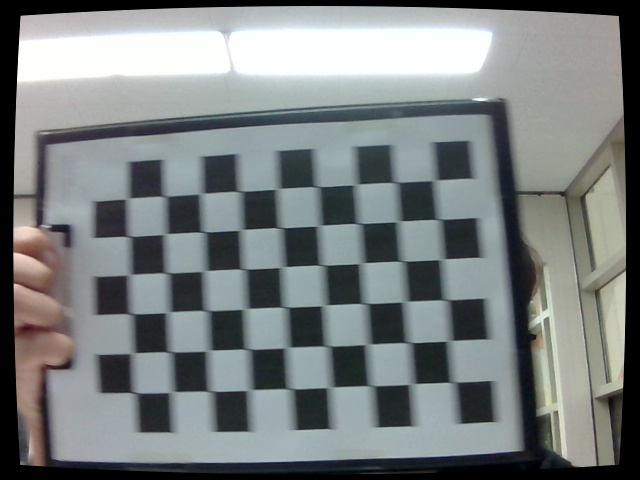
#> input picture Week_2/실습자료/calib_images/calib_20260429_113659_011864.jpg, 640 x 480 px
$ jupyter execute --allow-errors 05.01.OpenCV-Calibration.ipynb
#> lines starting #> are read from the running program, lines starting #| are printed output that depends on the picture; after the words box and inside, x2 and y2 are one past the last pixel; in counts of white or black regions, pixels touching at a corner belong together
# 핀홀 카메라 모델과 Camera Calibration 실습

> **강의자료**: `강의자료/05.01.OpenCV-Calibration.md`

| Part | 주제 |
|------|------|
| Part 1 | 핀홀 카메라 모델 |
| Part 2 | 카메라 캘리브레이션 실전 |
| Part 3 | 퀴즈 & 복습 문제 |

이 실습에서는 핀홀 카메라 수학 모델을 직접 구현하고,
OpenCV를 사용해 체커보드 기반 카메라 캘리브레이션 전체 파이프라인을 실습합니다.

[cell 1]
import numpy as np
import cv2              # pip install opencv-python
import yaml             # pip install pyyaml
import os
import glob
import matplotlib.pyplot as plt

[cell 2]
F_MM       = 4.0     # 렌즈 초점 거리 (mm)
DX         = 0.004   # 픽셀 가로 크기 (mm/pixel)
DY         = 0.004   # 픽셀 세로 크기 (mm/pixel)
IMG_WIDTH  = 640     # 이미지 가로 해상도 (pixel)
IMG_HEIGHT = 480     # 이미지 세로 해상도 (pixel)

---
## Part 1: 핀홀 카메라 모델

### 1.1 3D 세계를 2D 이미지로 바꾸는 원리

- **"빛은 직선으로 나아간다"는 단순한 원리로 3D → 2D 변환**
    - **바늘구멍 사진기 (Pinhole Camera)**: 아주 캄캄한 상자 앞면에 바늘구멍 하나를 뚫음
      물체에서 반사된 빛이 구멍을 통과하여 상자 뒷면(센서)에 맺힘
    - **투영 (Projection)**: 3D 공간의 한 점이 구멍을 통과해 2D 평면의 한 점으로 내려앉는 과정
    - **로봇의 거리 추정**: 로봇은 이 원리를 **거꾸로** 이용
      2D 이미지의 한 점 → 실제 3D 공간의 어떤 선상에서 온 것인지 분석
      2D로 변환되는 순간 **'깊이' 정보가 사라짐** → 수학적 모델로 재계산 필요

### 1.2 Aperture (조리개) — 핀홀의 구멍 크기

- **Aperture : 카메라 렌즈에서 빛이 통과하는 구멍의 크기**

| Aperture 크기 | 빛의 양 | 이미지 선명도 |
|---|---|---|
| 크다 (2mm) | 많음  | 흐릿 |
| 작다 (0.35mm) | 적음  | 선명 |

- **핀홀 카메라 모델의 가정**
    - Aperture = **수학적으로 크기가 0인 점**
    - 모든 빛이 딱 한 점을 통과 → 깔끔한 투영 수식 성립
    - 현실에서는 너무 작으면 **빛 부족 → 어두운 이미지** 문제 발생

### 1.3 렌즈 (Lens) — Aperture 딜레마의 해결책

- **핀홀의 딜레마**
  ```
  구멍 크게 → 빛 많음  but  흐릿
  구멍 작게 → 선명     but  어두움
  ```
- **렌즈의 해결책**: 한 점에서 나온 **여러 줄기 빛**을 모아 film의 **한 점으로 수렴**
  ```
  빨간 점 → 여러 빛줄기 → 렌즈 → film의 한 점
  파란 점 → 여러 빛줄기 → 렌즈 → film의 다른 점
  ```
- **새로운 문제**: 렌즈의 굴절 특성 때문에 → **왜곡(Distortion)** 발생
  → 이를 수학적으로 보정하는 것이 **캘리브레이션**

### 1.4 핵심 개념 — 초점 거리 (Focal Length)

- **초점 거리 $f$ : 카메라의 '확대율'을 결정하는 핵심 값**
    - 카메라의 광학 중심(구멍)과 이미지 평면(센서) 사이의 거리
    - 초점 거리가 **길면** → 물체가 크게 보임 (망원)
    - 초점 거리가 **짧으면** → 넓은 범위를 담음 (광각)

- **렌즈 공식**: $\dfrac{1}{f} = \dfrac{1}{z'} - \dfrac{1}{z}$

- **왜 하나의 $f$가 $f_x, f_y$ 두 개가 되는가?** 픽셀이 정사각형이 아닐 수 있기 때문
  $$f_x = \frac{f}{d_x}, \quad f_y = \frac{f}{d_y}$$

| 기호 | 단위 | 의미 |
|---|---|---|
| $f$ | mm | 광학 중심 → 센서 물리적 거리 |
| $d_x, d_y$ | mm/pixel | 픽셀 하나의 실제 크기 |
| $f_x, f_y$ | pixel | 투영 수식의 스케일 인자 |

[cell 3]
# 초점 거리: 물리적 단위(mm) → 픽셀 단위 변환
fx = F_MM / DX
fy = F_MM / DY

print(f"물리적 초점 거리 f = {F_MM} mm")
print(f"픽셀 크기 dx={DX} mm/px,  dy={DY} mm/px")
print(f"픽셀 단위 초점 거리  fx = {fx:.1f} px,  fy = {fy:.1f} px")
print(f"  → 'fx = {fx:.0f}' 은 초점 거리가 픽셀 {fx:.0f}개 길이에 해당한다는 의미")

### 1.5 핵심 개념 — 주점 (Principal Point)

- **주점 $(c_x, c_y)$ : 카메라 렌즈 중심이 이미지와 만나는 기준점**
    - 카메라 렌즈의 중심(광축)이 이미지 센서와 수직으로 만나는 지점의 픽셀 좌표
    - 이상적인 카메라라면 **이미지의 정중앙**이어야 함
    - 실제 제조 과정의 오차로 **조금씩 치우쳐** 있음
    - 이 값이 틀리면 → 로봇이 물체 위치를 잘못 파악

### 1.6 핵심 개념 — 내부 파라미터 행렬 (Camera Matrix K)

**카메라 행렬 $K$ : 카메라의 고유한 '명함'**

초점 거리 $(f_x, f_y)$ 와 주점 $(c_x, c_y)$ 정보를 하나로 묶은 **3×3 행렬**

$$K = \begin{bmatrix} f_x & 0 & c_x \\ 0 & f_y & c_y \\ 0 & 0 & 1 \end{bmatrix}$$

[cell 4]
# 카메라 행렬 K 직접 구성 (예: 640×480 해상도 카메라)
cx = IMG_WIDTH  / 2  # 주점 x (이상적 중앙)
cy = IMG_HEIGHT / 2  # 주점 y (이상적 중앙)

K = np.array([
    [fx,  0,  cx],
    [ 0, fy,  cy],
    [ 0,  0,   1]
], dtype=np.float64)

print("카메라 행렬 K:")
print(K)
print(f"\nfx={K[0,0]}, fy={K[1,1]}, cx={K[0,2]}, cy={K[1,2]}")

[cell 5]
# 카메라 행렬 K로 3D 점 → 2D 픽셀 좌표 투영 (닮음 삼각형 원리)
# 3D 카메라 좌표 (X, Y, Z): Z는 카메라에서 물체까지의 깊이
X, Y, Z = 0.3, 0.1, 2.0    # 단위: m

# 투영 공식: u = fx * X/Z + cx,  v = fy * Y/Z + cy
u = fx * (X / Z) + cx
v = fy * (Y / Z) + cy

print(f"3D 카메라 좌표: ({X}, {Y}, {Z}) m")
print(f"투영된 픽셀 좌표: u={u:.1f}, v={v:.1f}")
print()

[cell 6]
k = np.array([X/Z, Y/Z, 1])
k

[cell 7]
u = K @ k
u

[cell 8]
# 역방향: 픽셀 → 정규화 이미지 좌표 (K^-1 적용, 깊이 Z 필요)
x_norm = (u - cx) / fx    # 정규화 x
y_norm = (v - cy) / fy    # 정규화 y
X_back = x_norm * Z
Y_back = y_norm * Z
print(f"역투영 (Z={Z}m 알고 있을 때): X={X_back}, Y={Y_back}")

[cell 9]
np.linalg.inv(K) @ u

### 1.7 실제 카메라 vs 수학 모델

- **현실** : 렌즈 카메라 (밝고 선명)
- **수학 모델** : 핀홀 모델 (수식이 단순하고 깔끔)
- **캘리브레이션이 다리 역할**
  ```
  실제 렌즈 카메라
      ↓
  캘리브레이션으로 왜곡 계수(k1, k2, p1, p2, k3) 측정
      ↓
  왜곡 보정 (Rectification)
      ↓
  핀홀 모델 수식 적용
  ```
- 왜곡을 제거하고 나면 → 렌즈 카메라도 **핀홀 카메라처럼 동작**

### 1.8 렌즈 왜곡의 종류

**방사 왜곡 (Radial Distortion)**
- 렌즈 모양 때문에 이미지 **가장자리로 갈수록 직선이 곡선**으로 변하는 현상
- **배럴 왜곡 (Barrel Distortion)**: 이미지가 **볼록하게 튀어나와** 보임 → 광각 렌즈
- **핀쿠션 왜곡 (Pincushion Distortion)**: 이미지가 **오목하게 들어가** 보임 → 망원 렌즈

**접선 왜곡 (Tangential Distortion)**
- 카메라 제조 시 렌즈와 이미지 센서가 **완벽하게 수평을 이루지 못해** 발생
- 이미지가 비스듬하게 기울어져 보이는 현상
- **해결책**: 카메라 캘리브레이션으로 왜곡 계수 측정 후 **직선화(Rectification)**

### 1.9 좌표계의 종류와 변환 흐름

**픽셀 하나를 보고 실제 위치를 알기까지 4단계 좌표 변환**

| 단계 | 좌표계 | 기준 |
|------|--------|------|
| ① | 3D 월드 좌표계 (World Frame) | 방의 구석 등 환경 기준점 |
| ② | 3D 카메라 좌표계 (Camera Frame) | 카메라 렌즈 중심 |
| ③ | 2D 이미지 좌표계 (Image Plane) | 렌즈를 통해 투영된 가상 2D 평면 |
| ④ | 픽셀 좌표계 (Pixel Frame) | 코드에서 다루는 $(u, v)$ 좌표 |

**로봇의 역방향 계산 흐름:**
$$\text{픽셀 좌표} \xrightarrow{K^{-1}} \text{이미지 좌표} \xrightarrow{\text{깊이}} \text{카메라 좌표} \xrightarrow{[R|t]^{-1}} \text{월드 좌표}$$

**닮음 삼각형 원리 (깊이 추정):**
$$\frac{X_{real}}{Z} = \frac{x_{pixel} \times d_x}{f}$$

**혼란 포인트 정리**
- **혼란 1**: 물리적으로 센서에 상이 거꾸로 맺히지만, 수학 모델에서는 이미지 평면을 렌즈 앞에 놓고 똑바로 선 이미지 사용
- **혼란 2**: $K$의 초점 거리는 **픽셀 단위** ($f_x, f_y$) → 미터 단위로 바꾸려면 비례식 필요
- **혼란 3**: 로봇 본체(X=앞, Z=위) vs 카메라 광학 프레임(Z=앞, X=오른쪽, Y=아래) — 축이 90도 다름

[cell 10]
# 깊이 추정 예시: 알려진 크기의 물체로 거리 계산
X_real_mm = 100.0   # 물체의 실제 가로 크기 (mm), 예: 10cm 마커
x_pixel   = 50.0    # 이미지에서 물체가 차지하는 픽셀 수

# 닮음 삼각형: X_real / Z = (x_pixel * dx) / f  (단위 mm로 통일 → 결과도 mm)
Z_estimated_mm = X_real_mm * F_MM / (x_pixel * DX)
print(f"물체 실제 크기: {X_real_mm:.0f} mm")
print(f"이미지 픽셀 크기: {x_pixel:.0f} px")
print(f"추정된 거리(깊이): Z ≈ {Z_estimated_mm:.1f} mm  ({Z_estimated_mm/1000:.3f} m)")

---
## Part 2: 카메라 캘리브레이션 실전

### 2.1 캘리브레이션이 필요한 이유

**보정되지 않은 카메라는 직선을 곡선으로 인식하거나 물체 위치를 잘못 파악**

- **캘리브레이션 전**: 직선이 휘어짐, 2D → 3D 정확한 변환 불가
- **캘리브레이션 후**: 왜곡 계수로 이미지 **직선화(Rectification)** 가능,
  픽셀 좌표 ↔ 실제 3D 공간 사이의 **정확한 수학적 관계** 정의

### 2.2 체커보드 패턴 사용 이유

- 명암 대비가 명확 → **내부 교차점(Corners)** 을 서브픽셀 단위로 정밀 감지 가능
- 규칙적인 격자 구조 → 실제 3D 좌표를 쉽게 정의 가능
- **주의**: 칸 수가 아닌 **내부 교차점의 개수**!
- $8 \times 6$ 칸 체커보드 → 내부 교차점은 $7 \times 5$개

### 2.3 올바른 체커보드 촬영 방법

- **장수**: 최소 **10~20장** 권장 (복잡한 왜곡 렌즈는 최대 40장)
- **각도**: 체커보드를 **다양한 축 방향**으로 기울여 촬영 (±15°~45° 범위 권장, 다양한 각도가 초점 거리 계산에 필수)
- **거리**: 카메라와 체커보드 사이의 **거리를 변화**시키며 촬영
- **주의사항**: 체커보드는 **평평하고 단단한 판**에 부착, **줌 수준 일정 유지**,
  이미지 **전체 영역**(특히 가장자리)을 골고루 커버

### 2.4 OpenCV 캘리브레이션 코드 흐름

**OpenCV 캘리브레이션 3단계**

1. **`findChessboardCorners()`**: 이미지에서 체커보드 내부 교차점들의 픽셀 좌표 탐색
2. **`cornerSubPix()`**: 감지된 코너 좌표를 **서브픽셀 단위로 정밀화** → 정확도 향상
3. **`calibrateCamera()`**: 2D 이미지 포인트 + 미리 정의된 3D 객체 포인트를 비교하여
   시스템 방정식을 풀어 **카메라 파라미터 계산**

[cell 11]
# 체커보드 설정 (10x7 칸 → 내부 교차점 9x6개)
CHECKERBOARD = (9, 6)       # (가로 교차점 수, 세로 교차점 수)
SQUARE_SIZE  = 0.025        # 체커보드 한 칸의 실제 크기 (m), 예: 2.5cm

# 3D 객체 포인트 준비: (0,0,0), (1,0,0), ..., (8,5,0) 형태로 정의 (Z=0 평면)
objp = np.zeros((CHECKERBOARD[0] * CHECKERBOARD[1], 3), np.float32)
objp[:, :2] = np.mgrid[0:CHECKERBOARD[0], 0:CHECKERBOARD[1]].T.reshape(-1, 2)
objp *= SQUARE_SIZE     # 픽셀 단위가 아닌 실제 크기(m) 적용

print(f"체커보드 설정: {CHECKERBOARD[0]}×{CHECKERBOARD[1]} 내부 교차점")
print(f"총 코너 수: {len(objp)}개")
print(f"첫 번째 코너 3D 좌표: {objp[0]}")
print(f"마지막 코너 3D 좌표: {objp[-1]}")

[cell 12]
# 캘리브레이션 전체 파이프라인
# (실제 이미지 파일이 있어야 실행 가능 — 이미지 경로를 수정하세요)

def run_calibration(image_dir: str, pattern=(9, 6), square_size=0.025):
    """체커보드 이미지들로 카메라 캘리브레이션 수행"""
#> called with image_dir = './calib_images/', pattern = (9, 6), square_size = 0.025
    objp = np.zeros((pattern[0] * pattern[1], 3), np.float32)
    objp[:, :2] = np.mgrid[0:pattern[0], 0:pattern[1]].T.reshape(-1, 2)
    objp *= square_size

    objpoints = []   # 3D 실세계 포인트 목록
    imgpoints = []   # 2D 이미지 포인트 목록
    image_size = None

    # cornerSubPix 종료 기준: 정확도(EPS) 또는 최대 반복 횟수(30회) 중 먼저 만족되면 중단
    images = glob.glob(os.path.join(image_dir, '*.jpg')) + \
             glob.glob(os.path.join(image_dir, '*.png'))

    image_paths = []  # 코너 검출 성공한 이미지 경로 목록

    print(f"이미지 {len(images)}장 로드")
    for fname in images:
        img  = cv2.imread(fname)
#> img is the input picture: shape (480, 640, 3); mean B, G, R 127.6, 127.3, 121.9
        gray = cv2.cvtColor(img, cv2.COLOR_BGR2GRAY)
        image_size = gray.shape[::-1]   # (width, height)
#> image_size = (640, 480)

        # ① 체커보드 코너 탐색
        ret, corners = cv2.findChessboardCorners(gray, pattern, None)
#> ret = True; corners = 54 rows, first 8: [453, 382], [411.4, 384], [370.5, 385.5], [330.1, 387], [290, 388.5], [249.5, 390], [210.5, 391], [172, 392]
        if not ret:
            print(f"  코너 미검출: {os.path.basename(fname)}")
            continue

        # ② 서브픽셀 정밀화
        criteria = (cv2.TERM_CRITERIA_EPS + cv2.TERM_CRITERIA_MAX_ITER, 30, 0.001)
        corners_refined = cv2.cornerSubPix(gray, corners, (11, 11), (-1, -1), criteria)
#> corners_refined = 54 rows, first 8: [452.8, 382.3], [411.5, 384], [370.8, 385.7], [329.7, 387.3], [289.9, 388.8], [249.3, 390], [210.2, 391.2], [171.8, 392]

        objpoints.append(objp)
        imgpoints.append(corners_refined)
        image_paths.append(fname)
        print(f"  코너 검출 성공: {os.path.basename(fname)}")

    if len(objpoints) < 3:
        print("이미지 부족 (최소 3장 필요). 캘리브레이션 중단.")
        return None, None, None, None, None, None, None, None

    # ③ 캘리브레이션 계산
    ret, mtx, dist, rvecs, tvecs = cv2.calibrateCamera(
        objpoints, imgpoints, image_size, None, None
    )
    # ret   : 재투영 오차 RMS (픽셀 단위, 1.0 이하면 양호)
    # mtx   : 카메라 행렬 K (3×3) — fx, fy, cx, cy 포함
    # dist  : 왜곡 계수 (k1, k2, p1, p2, k3) — undistort에 사용
    # rvecs : 각 이미지별 회전 벡터 (체커보드 대비 카메라 자세)
    # tvecs : 각 이미지별 이동 벡터 (체커보드 대비 카메라 위치)
    print(f"\n재투영 오차 (RMS Error): {ret:.4f} px")
    print("카메라 행렬 mtx:\n", mtx)
    print("왜곡 계수 dist:", dist.ravel())
    return mtx, dist, ret, rvecs, tvecs, objpoints, imgpoints, image_paths

[cell 13]
# 실제 이미지가 있는 경우 아래 주석을 해제하고 경로를 수정하세요
mtx, dist, rms, rvecs, tvecs, objpoints, imgpoints, image_paths = run_calibration("./calib_images/")

### 2.5 calibrateCamera() 결과 파라미터

```python
ret, mtx, dist, rvecs, tvecs = cv2.calibrateCamera(
    objpoints, imgpoints, gray.shape[::-1], None, None
)
```

| 반환값 | 설명 |
|--------|------|
| `ret` | 재투영 오차 (RMS Error) — 작을수록 좋음 |
| `mtx` | 카메라 행렬 $K$ (3×3): $f_x, f_y, c_x, c_y$ 포함 |
| `dist` | 왜곡 계수: 방사 왜곡 $(k_1, k_2, k_3)$ + 접선 왜곡 $(p_1, p_2)$ |
| `rvecs` | 각 이미지의 회전 벡터 (외부 파라미터) |
| `tvecs` | 각 이미지의 이동 벡터 (외부 파라미터) |

### 2.6 품질 평가 — 재투영 오차 (Reprojection Error)

**재투영 오차**: 계산된 카메라 모델로 3D 포인트를 다시 2D에 투영했을 때
실제 감지된 이미지 포인트와의 **거리 차이 (픽셀 단위)**

| RMS Error | 평가 |
|-----------|------|
| 0.5 px 미만 | 산업용 비전 시스템에서 성공적 |
| 1 px 이하  | 대부분의 응용 분야에서 수용 가능 |
| 1 px 초과  | 촬영 데이터 점검 후 재캘리브레이션 필요 |

[cell 14]
# 재투영 오차 계산 함수 (캘리브레이션 후 검증용)
def calc_reprojection_error(objpoints, imgpoints, mtx, dist, rvecs, tvecs, image_paths=None):
    """각 이미지별 재투영 오차를 계산하고 평균과 최대 오차 인덱스를 반환"""
    errors = []
    for i, (op, ip) in enumerate(zip(objpoints, imgpoints)):
        # op(z=0 평면의 3D 점)를 rvecs/tvecs로 카메라 좌표계로 변환 후 2D 이미지 평면에 투영
        proj, _ = cv2.projectPoints(op, rvecs[i], tvecs[i], mtx, dist)
        err = cv2.norm(ip, proj, cv2.NORM_L2) / len(proj)
        errors.append(err)
    mean_err = np.mean(errors)
    worst_idx = int(np.argmax(errors))
    print(f"이미지별 재투영 오차: {[f'{e:.4f}' for e in errors]}")
    print(f"평균 재투영 오차: {mean_err:.4f} px")
    if image_paths:
        print(f"최대 오차 이미지: {os.path.basename(image_paths[worst_idx])} ({errors[worst_idx]:.4f} px)")
    return mean_err, worst_idx

#> (a cell that did not finish here is left out)

### 2.7 undistort()로 왜곡 보정하기

[cell 16]
# 왜곡 보정 예시 (실제 이미지가 있을 때 실행)
# [21 lines left out: function _line_fitting_residual, not called in this run]

[cell 17]
# [30 lines left out: function undistort_image, not called in this run]

#> (a cell that did not finish here is left out)

### 2.8 결과 저장 및 불러오기

**캘리브레이션 결과는 매번 계산할 필요 없이 파일로 저장하여 재사용**

[cell 19]
# 캘리브레이션 결과 저장 — YAML 형식 (ROS 호환)
def save_calibration_yaml(mtx, dist, filepath="camera_info.yaml"):
    data = {
        'camera_matrix': mtx.tolist(),
        'dist_coeff': dist.tolist()
    }
    with open(filepath, 'w') as f:
        yaml.dump(data, f)
    print(f"YAML 저장 완료: {filepath}")

#> (the rest of this cell did not finish here and is left out)

[cell 20]
# 캘리브레이션 결과 불러오기 — YAML 형식
def load_calibration_yaml(filepath="camera_info.yaml"):
    with open(filepath, 'r') as f:
        data = yaml.safe_load(f)
    mtx  = np.array(data['camera_matrix'], np.float64)
    dist = np.array(data['dist_coeff'], np.float64)
    print(f"YAML 로드 완료: {filepath}")
    print("mtx:\n", mtx)
    print("dist:", dist.ravel())
    return mtx, dist

---
## Part 3: 퀴즈 & 복습 문제

### 연습 문제

[cell 21]
# TODO: 여기에 구현하세요
# 요구사항: 아래 함수를 완성하세요.
#   - 체커보드 이미지 한 장을 받아 코너를 검출하고 시각화합니다.
#   - 반환값: 서브픽셀 정밀화된 코너 좌표 (검출 실패 시 None)
#
# Hint:
#   - cv2.findChessboardCorners(gray, pattern) → ret, corners
#   - cv2.cornerSubPix(gray, corners, (11,11), (-1,-1), criteria) → corners_refined
#   - cv2.drawChessboardCorners(img, pattern, corners_refined, ret) 로 시각화

def detect_corners(img_path: str, pattern=(9, 6)):
#> called with pattern = (9, 6)
    img = cv2.imread(img_path)
    if img is None:
        print(f"이미지를 불러올 수 없습니다: {img_path}")
        return None

    gray = cv2.cvtColor(img, cv2.COLOR_BGR2GRAY)

    # ① 체커보드 코너 탐색
    ret, corners = cv2.findChessboardCorners(gray, pattern, None)
#> ret = True
    if not ret:
        print(f"코너 검출 실패: {os.path.basename(img_path)}")
        return None

    # ② 서브픽셀 정밀화
    criteria = (cv2.TERM_CRITERIA_EPS + cv2.TERM_CRITERIA_MAX_ITER, 30, 0.001)
    corners_refined = cv2.cornerSubPix(gray, corners, (11, 11), (-1, -1), criteria)

    # ③ 시각화
    img_draw = img.copy()
    cv2.drawChessboardCorners(img_draw, pattern, corners_refined, ret)
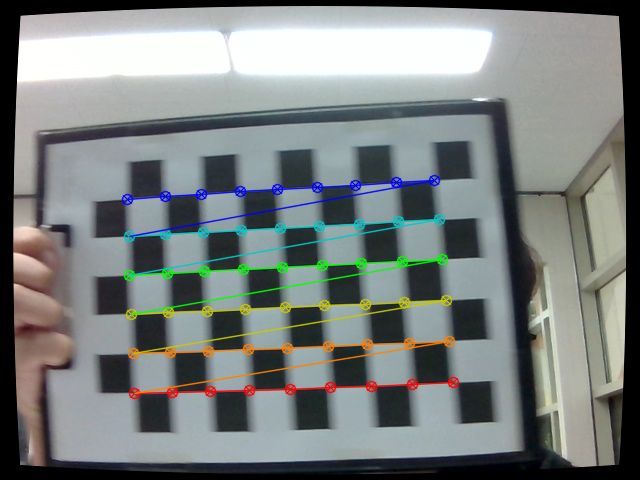
#> img_draw: shape (480, 640, 3); 4.7% of pixels changed, all inside (x1, y1, x2, y2) = (121, 174, 460, 400)

    plt.figure(figsize=(8, 6))
    plt.imshow(cv2.cvtColor(img_draw, cv2.COLOR_BGR2RGB))
    plt.title(f"Detected Corners ({len(corners_refined)}개): {os.path.basename(img_path)}")
    plt.axis("off")
    plt.show()

    print(f"코너 검출 성공: {len(corners_refined)}개")
#| 코너 검출 성공: 54개
    return corners_refined

corners = detect_corners("calib_images/calib_20260429_113659_011864.jpg")
#> corners has the same summary as corners_refined in run_calibration

[cell 22]
# TODO: 여기에 구현하세요
# 요구사항: 아래 함수를 완성하세요.
#   - 저장된 YAML 파일에서 캘리브레이션 파라미터를 불러와 이미지에 undistort를 적용합니다.
#   - 원본 이미지와 보정된 이미지를 나란히 출력합니다.
#
# Hint:
#   - load_calibration_yaml(yaml_path) 로 mtx, dist 불러오기
#   - cv2.undistort(img, mtx, dist, None, mtx) 로 왜곡 보정
#   - plt.subplots(1, 2) 로 보정 전/후 나란히 표시

def apply_undistort(img_path: str, yaml_path: str):
    # ① YAML에서 캘리브레이션 파라미터 불러오기
#> called with yaml_path = 'camera_info.yaml'
    mtx, dist = load_calibration_yaml(yaml_path)

    img = cv2.imread(img_path)
    if img is None:
        print(f"이미지를 불러올 수 없습니다: {img_path}")
        return None

    # ② 왜곡 보정
    dst = cv2.undistort(img, mtx, dist, None, mtx)
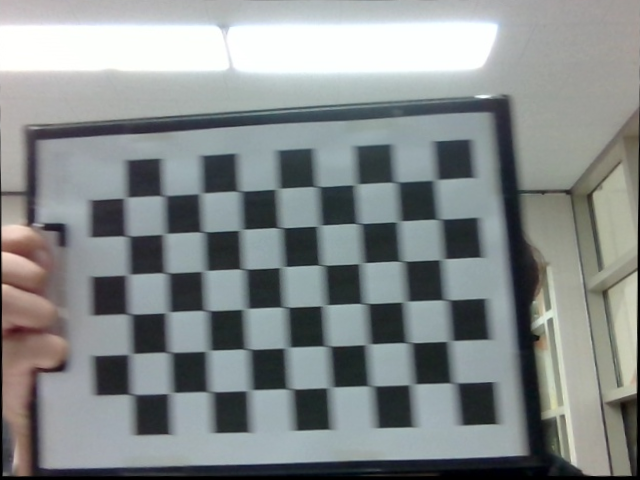
#> dst: shape (480, 640, 3); mean B, G, R 138.7, 138.5, 133.1

    # ③ 보정 전/후 나란히 표시
    fig, axes = plt.subplots(1, 2, figsize=(12, 5))
    axes[0].imshow(cv2.cvtColor(img, cv2.COLOR_BGR2RGB))
    axes[0].set_title("Original (Distorted)")
    axes[0].axis("off")
    axes[1].imshow(cv2.cvtColor(dst, cv2.COLOR_BGR2RGB))
    axes[1].set_title("Undistorted")
    axes[1].axis("off")
    plt.suptitle(os.path.basename(img_path), fontsize=11)
    plt.tight_layout()
    plt.show()
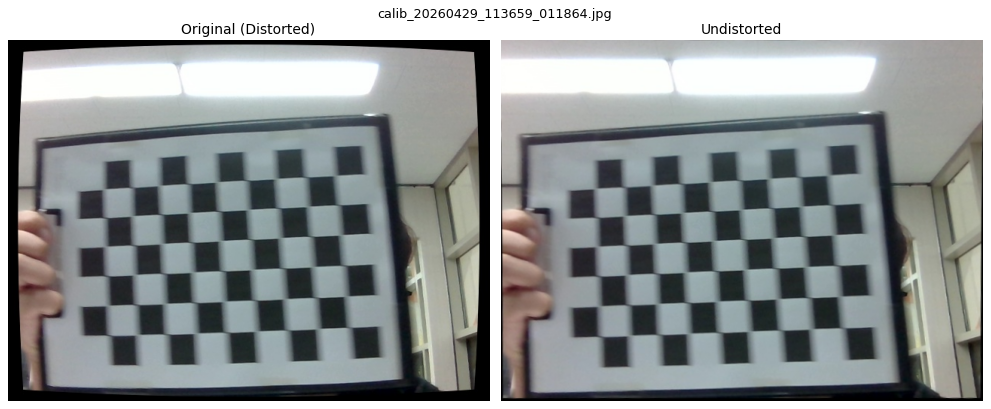
#> figure drawn by matplotlib, 2 panels

    return dst

dst = apply_undistort("calib_images/calib_20260429_113659_011864.jpg", "camera_info.yaml")
